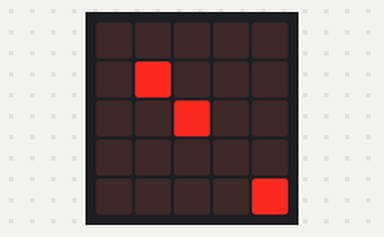
This program was run on a simulated BBC micro:bit (MakeCode). On the bench: the board's 5×5 LED display. Random numbers come from a fixed seed.

Above: at 0.3 s.
At 99.42 s:
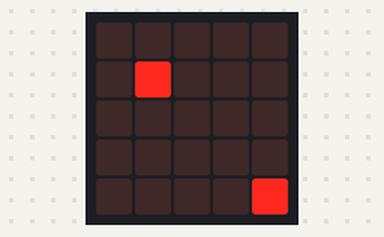

The program:

main.ts
```typescript
basic.forever(function () {
    let índice = 0
    led.plotBrightness(2, randint(0, 255), índice)
    basic.pause(1)
    basic.pause(100)
    basic.pause(100)
    led.unplot(1, 0)
    led.unplot(2, 2)
    led.plot(2, 2)
    led.plot(1, 1)
    led.plot(2, 2)
    led.plot(4, 4)
})
```

test.ts
```typescript
// os teses vão aqui; isto não será compilado quando este pacote for usado como extensão.
```

Measured:
- what the display in image 0 shows lasts 17.7 s, from 0.2 s to 17.9 s
